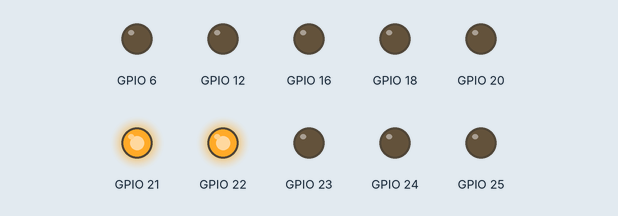
Bench run of a program on a simulated Raspberry Pi (BCM pin numbers). Shown: output pins drawn as LEDs (lit = HIGH).

Above: at 0.02 s.
At 0.17 s:
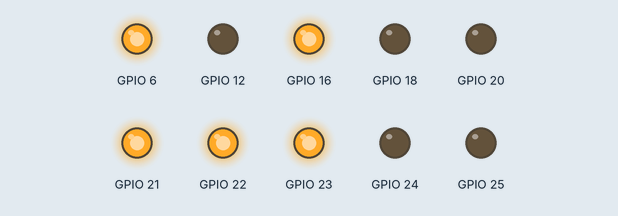
At 0.32 s:
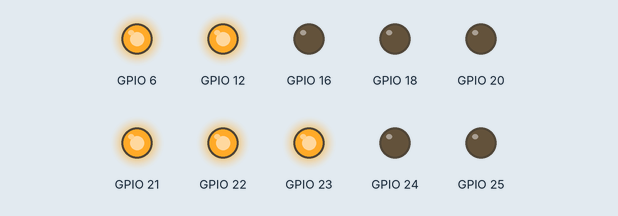
At 0.9 s:
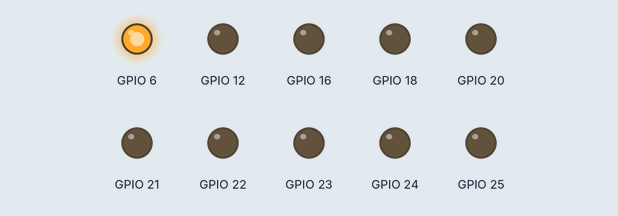
At 1.87 s:
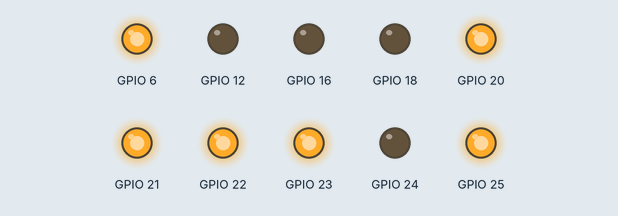
At 3.27 s:
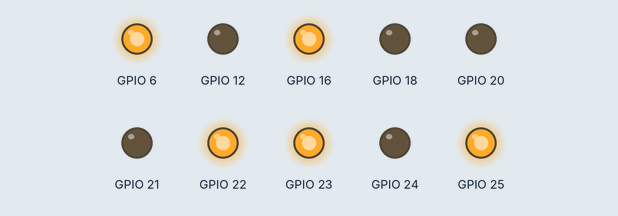
Timing chart, 0 to 3.6 s (numbered marks = the images above):
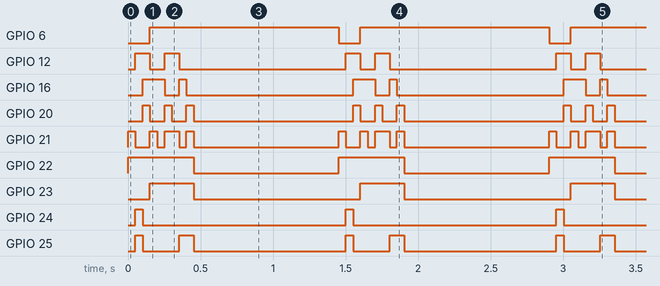

Measured:
- by itself, GPIO 6: alternates HIGH for 1.3 s and LOW for 0.15 s
- by itself, GPIO 12: repeats every 1.5 s: LOW 0.10 s, HIGH 0.10 s, LOW 1.2 s, HIGH 0.10 s
- by itself, GPIO 16: repeats every 1.5 s: LOW 0.10 s, HIGH 0.05 s, LOW 1.2 s, HIGH 0.15 s
- by itself, GPIO 20: repeats every 1.5 s: 2 × (LOW 0.10 s, HIGH 0.05 s), LOW 1.1 s, HIGH 0.05 s
- by itself, GPIO 21: repeats every 1.5 s: LOW 0.10 s, HIGH 0.05 s, LOW 0.05 s, HIGH 0.10 s, LOW 0.05 s, HIGH 0.05 s, LOW 1.0 s, HIGH 0.05 s
- by itself, GPIO 22: alternates HIGH for 0.45 s and LOW for 1.0 s
- by itself, GPIO 23: alternates HIGH for 0.30 s and LOW for 1.2 s
- by itself, GPIO 24: alternates HIGH for 0.05 s and LOW for 1.4 s

The program:

lcd.py
```python
import RPi.GPIO as IO            # calling for header file which helps us use GPIO’s of PI
import time                              # calling for time to provide delays in program
import sys
IO.setwarnings(False)             # do not show any warnings
IO.setmode (IO.BCM)             # programming the GPIO by BCM pin numbers. (like PIN29 as‘GPIO5’)

IO.setup(6,IO.OUT)                # initialize GPIO Pins as outputs
IO.setup(22,IO.OUT)
IO.setup(21,IO.OUT)
IO.setup(20,IO.OUT)
IO.setup(16,IO.OUT)
IO.setup(12,IO.OUT)
IO.setup(25,IO.OUT)
IO.setup(24,IO.OUT)
IO.setup(23,IO.OUT)
IO.setup(18,IO.OUT)

def send_a_command (command):                # execute the loop when “sead_a_command” is called
    pin=command
    PORT(pin);                                                # calling 'PORT' to assign value to data port
    IO.output(6,0)                                           # putting 0 in RS to tell LCD we are sending command
    IO.output(22,1)                                         # telling LCD to receive command/data at the port by pulling EN pin high
    time.sleep(0.05)
    IO.output(22,0)                                         # pulling down EN pin to tell LCD we have sent the data.
    pin=0
    PORT(pin);                                                # pulling down the port to stop transmitting

def send_a_character (character):                # execute the loop when “send_a_character” is called
    pin=character
    PORT(pin);
    IO.output(6,1)
    IO.output(22,1)
    time.sleep(0.05)
    IO.output(22,0)
    pin=0
    PORT(pin);

def PORT(pin):                                # assigning PIN by taking PORT value
    if(pin&0x01 == 0x01):
        IO.output(21,1)                        # if  bit0 of 8bit 'pin' is true, pull PIN21 high
    else:
        IO.output(21,0)                        # if  bit0 of 8bit 'pin' is false, pull PIN21 low
    if(pin&0x02 == 0x02):
        IO.output(20,1)                        # if  bit1 of 8bit 'pin' is true, pull PIN20 high
    else:
        IO.output(20,0)                        # if  bit1 of 8bit 'pin' is true, pull PIN20 low
    if(pin&0x04 == 0x04):
        IO.output(16,1)
    else:
        IO.output(16,0)
    if(pin&0x08 == 0x08):
        IO.output(12,1)
    else:
        IO.output(12,0)
    if(pin&0x10 == 0x10):
        IO.output(25,1)
    else:
        IO.output(25,0)
    if(pin&0x20 == 0x20):
        IO.output(24,1)
    else:
        IO.output(24,0)
    if(pin&0x40 == 0x40):
        IO.output(23,1)
    else:
        IO.output(23,0)
    if(pin&0x80 == 0x80):
        IO.output(18,1)                        # if  bit7 of 8bit 'pin' is true pull PIN18 high
    else:
        IO.output(18,0)                       #if  bit7 of 8bit 'pin' is false pull PIN18 low

while 1:
    send_a_command(0x01);                    # sending 'all clear' command
    send_a_command(0x38);                    # 16*2 line LCD
    send_a_command(0x0E);                    # screen and cursor ON
    send_a_character(0x45);                    # ASCII code for 'E'
    send_a_character(0x44);                    # ASCII code for 'D'
    send_a_character(0x4B);                    # ASCII code for 'K'
    send_a_character(0x49);                    # ASCII code for 'I'
    send_a_character(0x54);                    # ASCII code for 'T'
    send_a_character(0x53);                    # ASCII code for 'S'

    time.sleep(1)
```
